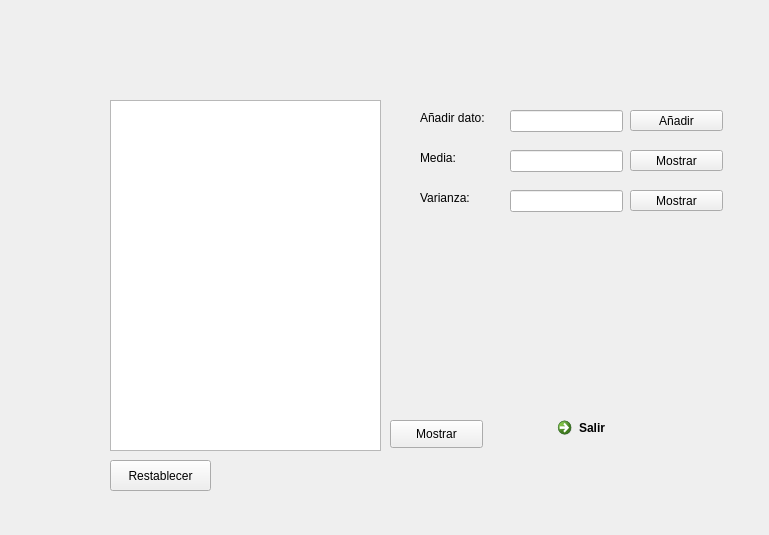
<?xml version="1.0" encoding="UTF-8"?>
<ui version="4.0">
 <class>ingenieria</class>
 <widget class="QDialog" name="ingenieria">
  <property name="geometry">
   <rect>
    <x>0</x>
    <y>0</y>
    <width>769</width>
    <height>535</height>
   </rect>
  </property>
  <property name="windowTitle">
   <string>Ingeniero</string>
  </property>
  <widget class="QCommandLinkButton" name="commandLinkButton">
   <property name="geometry">
    <rect>
     <x>550</x>
     <y>410</y>
     <width>187</width>
     <height>41</height>
    </rect>
   </property>
   <property name="text">
    <string>Salir</string>
   </property>
  </widget>
  <widget class="QLineEdit" name="lineEdit">
   <property name="geometry">
    <rect>
     <x>510</x>
     <y>110</y>
     <width>113</width>
     <height>22</height>
    </rect>
   </property>
  </widget>
  <widget class="QLineEdit" name="lineEdit_2">
   <property name="geometry">
    <rect>
     <x>510</x>
     <y>150</y>
     <width>113</width>
     <height>22</height>
    </rect>
   </property>
  </widget>
  <widget class="QLineEdit" name="lineEdit_3">
   <property name="geometry">
    <rect>
     <x>510</x>
     <y>190</y>
     <width>113</width>
     <height>22</height>
    </rect>
   </property>
  </widget>
  <widget class="QLabel" name="label">
   <property name="geometry">
    <rect>
     <x>420</x>
     <y>110</y>
     <width>71</width>
     <height>16</height>
    </rect>
   </property>
   <property name="text">
    <string>Añadir dato:</string>
   </property>
  </widget>
  <widget class="QLabel" name="label_2">
   <property name="geometry">
    <rect>
     <x>420</x>
     <y>150</y>
     <width>55</width>
     <height>16</height>
    </rect>
   </property>
   <property name="text">
    <string>Media:</string>
   </property>
  </widget>
  <widget class="QLabel" name="label_3">
   <property name="geometry">
    <rect>
     <x>420</x>
     <y>190</y>
     <width>55</width>
     <height>16</height>
    </rect>
   </property>
   <property name="text">
    <string>Varianza:</string>
   </property>
  </widget>
  <widget class="QPushButton" name="pushButton">
   <property name="geometry">
    <rect>
     <x>630</x>
     <y>110</y>
     <width>93</width>
     <height>21</height>
    </rect>
   </property>
   <property name="text">
    <string>Añadir</string>
   </property>
  </widget>
  <widget class="QPushButton" name="pushButton_2">
   <property name="geometry">
    <rect>
     <x>630</x>
     <y>150</y>
     <width>93</width>
     <height>21</height>
    </rect>
   </property>
   <property name="text">
    <string>Mostrar</string>
   </property>
  </widget>
  <widget class="QPushButton" name="pushButton_3">
   <property name="geometry">
    <rect>
     <x>630</x>
     <y>190</y>
     <width>93</width>
     <height>21</height>
    </rect>
   </property>
   <property name="text">
    <string>Mostrar</string>
   </property>
  </widget>
  <widget class="QTextEdit" name="datos">
   <property name="geometry">
    <rect>
     <x>110</x>
     <y>100</y>
     <width>271</width>
     <height>351</height>
    </rect>
   </property>
  </widget>
  <widget class="QPushButton" name="pushButton_4">
   <property name="geometry">
    <rect>
     <x>390</x>
     <y>420</y>
     <width>93</width>
     <height>28</height>
    </rect>
   </property>
   <property name="text">
    <string>Mostrar</string>
   </property>
  </widget>
  <widget class="QPushButton" name="pushButton_5">
   <property name="geometry">
    <rect>
     <x>110</x>
     <y>460</y>
     <width>101</width>
     <height>31</height>
    </rect>
   </property>
   <property name="text">
    <string>Restablecer</string>
   </property>
  </widget>
 </widget>
 <resources/>
 <connections/>
</ui>
